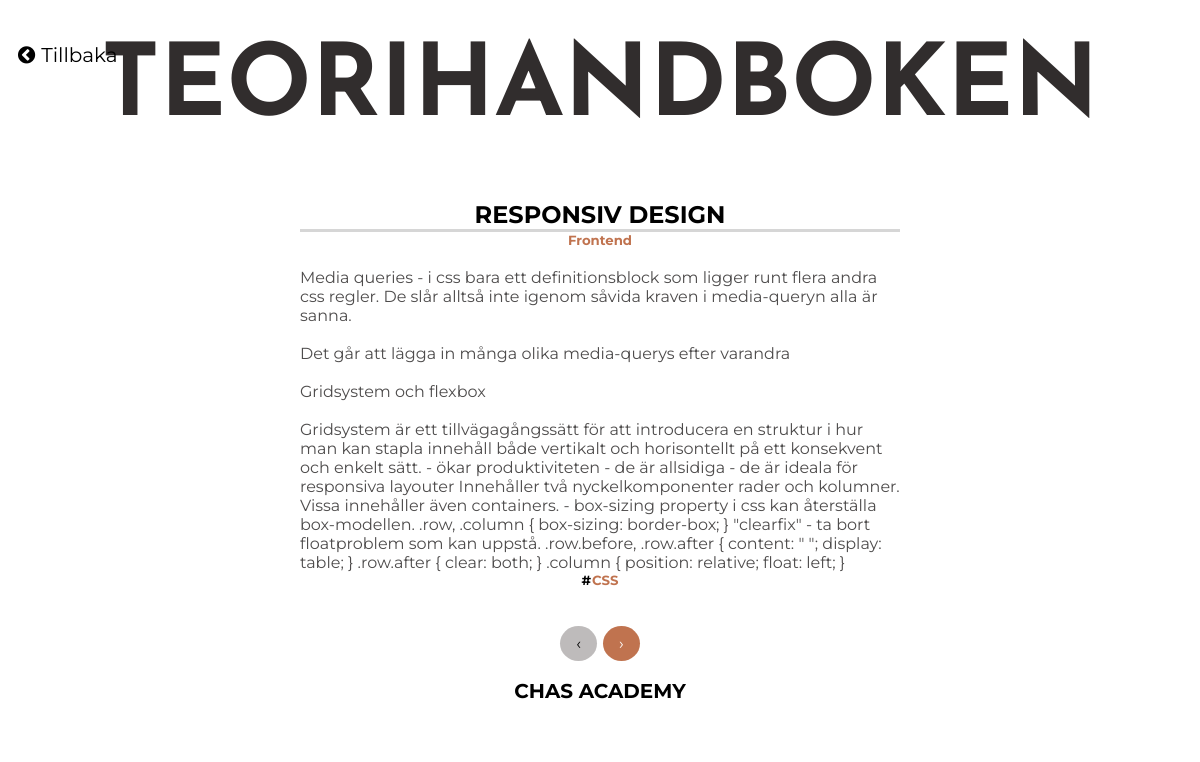
Page /posts/tags/2 on the committed database.
### tables this page shows
CREATE TABLE `posts` (
  `id` int(10) unsigned NOT NULL AUTO_INCREMENT,
  `title` varchar(100) NOT NULL,
  `body` longtext NOT NULL,
  `category` int(10) unsigned NOT NULL,
  PRIMARY KEY (`id`),
  KEY `category` (`category`),
  CONSTRAINT `posts_ibfk_2` FOREIGN KEY (`category`) REFERENCES `categories` (`category_id`) ON UPDATE CASCADE
);

CREATE TABLE `categories` (
  `category_id` int(10) unsigned NOT NULL,
  `category_name` varchar(50) NOT NULL,
  PRIMARY KEY (`category_id`)
);

CREATE TABLE `tags` (
  `tag_id` int(10) unsigned NOT NULL,
  `tag_name` varchar(30) NOT NULL,
  PRIMARY KEY (`tag_id`)
);

### src/Controllers/AbstractController.php (called while the page is built, shortened)
<?php
abstract class AbstractController
{
    protected function render(string $templates, array $params): string
    {
        extract($params);
        include $templates;
        $renderedView = ob_get_clean();
        return $renderedView;
    }
}

### src/Controllers/PostController.php (called while the page is built, shortened)
<?php
class PostController extends AbstractController
{
    public function getPostsByTag($id)
    {
            $postModel = new PostModel;
            $posts = $postModel->getByTag($id);
            $properties = [
                'posts' => $posts
            ];
            return $this->render('views/posts.php', $properties);
    }
}

### src/Core/router.php (called while the page is built, shortened)
<?php
class Router {
    private $routeMap;
    private static $regexPatters = [
        'number' => '\d+',
        'string' => '\w'
    ];
    public function __construct() {
        $json = file_get_contents(__DIR__ . '/../../Config/routes.json');
        $this->routeMap = json_decode($json, true);
    }
    public function route(Request $request): string
    {
        $path = $request->getPath();
        foreach ($this->routeMap as $route => $info) {
            $regexRoute = $this->getRegexRoute($route, $info);
            if (preg_match("@^/$regexRoute$@", $path)) {
                return $this->executeController($route, $path, $info, $request);
            }
        }
         $errorController = new ErrorController($request);
         return $errorController->notFound();
    }
    private function getRegexRoute(string $route, array $info): string {
        if (isset($info['params'])) {
            foreach ($info['params'] as $name => $type) {
                $route = str_replace(':' . $name, self::$regexPatters[$type], $route);
            }
        }
        return $route;
    }
    private function executeController(
        string $route,
        string $path,
        array $info,
        Request $request
    ): string {
        $controller = new $controllerName($request);
        $params = $this->extractParams($route, $path);
        return call_user_func_array([$controller, $info['method']], $params);
    }
    private function extractParams(string $route, string $path): array {
        $params = [];
        $pathParts  = explode('/', $path);
        $routeParts = explode('/', $route);
        foreach ($routeParts as $key => $routePart) {
            if (strpos($routePart, ':') === 0) {
                $name = substr($routePart, 1);
                $params[$name] = $pathParts[$key+1];
            }
        }
        return $params;
    }
}

### src/Utils/singleton.php (called while the page is built, shortened)
<?php
    abstract class Singleton
    {
        private static $instances = array();
        public static function getInstance()
        {
            $class = get_called_class();
            if (!isset(self::$instances[$class])) {
                self::$instances[$class] = new static();
            }
            return self::$instances[$class];
        }
    }

### src/Core/config.php (called while the page is built, shortened)
<?php
    class Config extends Singleton
    {
        private $data;
        protected function __construct()
        {
            $json = file_get_contents(__DIR__ . '/../../config/app.json');
            $this->data = json_decode($json, true);
        }
        public function get($key)
        {
            return $this->data[$key];
        }
    }

### src/Core/connection.php (called while the page is built, shortened)
<?php
    class Connection extends Singleton
    {
        protected function __construct()
        {
            try {
                $config = Config::getInstance()->get('db');
                $this->handler = new PDO(
                    $config['dsn'],
                    $config['user'],
                    $config['password']
                );
            } catch (PDOException $e) {
                echo $e->getMessage();
            }
        }
    }

### src/Models/AbstractModel.php (called while the page is built, shortened)
<?php
abstract class AbstractModel {
    public function __construct() {
        $this->db = Connection::getInstance()->handler;
    }
}

### src/Models/PostModel.php (called while the page is built, shortened)
<?php
class PostModel extends AbstractModel
{
    public function getTagsForPostId(int $id)
    {
        try {
            $query = 'SELECT t.tag_name, t.tag_id
            FROM tags t
            LEFT JOIN post_tags pt ON pt.tags_id = t.tag_id
            LEFT JOIN posts p ON p.id = pt.posts_id
            WHERE pt.posts_id = :id';
            $statement = $this->db->prepare($query);
            $statement->bindValue(':id', $id, PDO::PARAM_INT);
            $statement->execute();
            $tags = $statement->fetchAll(PDO::FETCH_ASSOC);
            return $tags;
        } catch (Exception $e) {
            echo $e->getMessage();
            die();
        }
    }
    public function getByTag($id): array
    {
        try {
            $query = 'SELECT p.id, p.title, p.body, p.category, c.category_name, t.tag_name, t.tag_id
             FROM posts p
             LEFT JOIN post_tags pt ON p.id = pt.posts_id
             LEFT JOIN categories c ON c.category_id = p.category
             LEFT JOIN tags t ON pt.tags_id = t.tag_id
             WHERE tags_id = :tags_id';
            $statement = $this->db->prepare($query);
            $statement->execute([':tags_id' => $id]);
            $posts = $statement->fetchAll(PDO::FETCH_CLASS, self::CLASSNAME);
            foreach ($posts as $post) {
                $post->setTags($this->getTagsForPostId($post->getId()));
            }
            return $posts;
        } catch (Exception $e) {
            echo $e->getMessage();
            die();
        }
    }
}

### src/Domain/Post.php (called while the page is built, shortened)
<?php
class Post {
    private $id;
    private $title;
    private $body;
    private $tags;
    private $category;
    public function getId(): int
    {
        return $this->id;
    }
    public function getTitle(): string
    {
        return $this->title;
    }
    public function getBody(): string
    {
        return $this->body;
    }
    public function getTags(): array
    {
        return $this->tags;
    }
    public function setTags(array $tags)
    {
        $this->tags = $tags;
    }
    public function getCategory(): int
    {
        return $this->category;
    }
}

### src/Core/request.php (called while the page is built, shortened)
<?php
class Request {
    private $path;
    public function __construct() {
        $this->path = explode('?', $_SERVER['REQUEST_URI'])[0];
    }
    public function getPath(): string {
        return $this->path;
    }
}

### views/posts.php (the view)
<section class="showPosts">
<div class="back">
    <a href="/" class="arrow"><i class="fa fa-chevron-circle-left"></i></a>
    <a href="/" class="arrow"<p> Tillbaka</p></a>
</div>
    <?php foreach ($posts as $post): ?>
        <article class="post">
            <h2 class="title"> <?php echo $post->getTitle();?> </h2>
            <h5> <a href="/posts/category/<?php echo $post->getCategory() ?>" class ="postCategory"><?php echo $post->category_name; ?></h5></a>
            <p class="body"> <?php echo $post->getBody(); ?> </p>
                <div class="postTags">
                    <?php foreach($post->getTags() as $tag): ?>
                        <h5> #<a href="/posts/tags/<?php echo $tag['tag_id']; ?>" class="taglinks"><?php echo $tag['tag_name']; ?></a></h5>
                    <?php endforeach ?>
                </div>
        </article>
    <?php endforeach ?>
</section>
<div class="pages">
    <a href="#" class="previous round">&#8249;</a>
    <a href="#" class="next round">&#8250;</a>
</div>

### index.php (shortened to what this page needs)
<?php
function autoloader($classname)
{
    $lastSlash = strpos($classname, '\\') + 1;
    $classname = substr($classname, $lastSlash);
    $directory = str_replace('\\', '/', $classname);
    $filename = __DIR__ . '/src/' . $directory . '.php';
}
$router = new Router();
$response = $router->route(new Request());
echo $response;
?>

### styles/style.css (style rules this page uses)
* { margin: 0; padding: 0; font-family: 'Montserrat', sans-serif; text-decoration: none; list-style: none; }
header { display: flex; align-items: baseline; justify-content: space-around; margin: auto; font-size: 25px; text-align: center; text-transform: uppercase; height: 100px; color: rgb(27, 26, 26); width: 100%; }
#logo { position: absolute; color: rgb(49, 45, 45); font-size: 100px; margin-top: 40px; font-family: 'Josefin Sans', sans-serif; font-weight: bold; }
footer { width: 100%; display: flex; height: 70px; background-color: rgba(255, 255, 255, 0.781); justify-content: center; }
footer > h5 { margin-top: 15px; text-transform: uppercase; font-size: 20px; }
.showPosts { width: 100%; background-color: rgb(255, 255, 255); margin-top: 100px; text-align: center; }
.post { width: 50%; margin: auto; text-align: center; min-height: 200px; }
.title { margin-top: 70px; border-bottom: 3px solid rgba(90, 88, 88, 0.247); text-transform: uppercase; }
.body { color: rgb(78, 76, 76); margin-top: 20px; min-height: 300px; text-align: start; width: 100%; word-wrap: break-word; }
.postTags { margin-bottom: 35px; }
.postCategory { text-align: center; color: rgb(192, 115, 79); }
.taglinks { margin-left: 1px; color: rgb(192, 115, 79); margin-bottom: 35px; }
.pages { display: flex; width: 100%; justify-content: center; }
.pages > a { text-decoration: none; display: inline-block; padding: 8px 16px; margin: 3px; }
.previous { background-color: #bebbbb; color: black; }
.next { background-color: rgb(192, 115, 79); color: white; }
.round { border-radius: 50%; }
.back { display: flex; margin-left: 15px; position: absolute; top: 40px; align-items: center; }
.arrow { color: black; margin: 3px; font-size: 20px; }

### rows in the picture
posts: id "TEORIHANDBOKEN CHAS ACADEMY", title "RESPONSIV DESIGN", category.category_name "Frontend", body "Media queries - i css bara ett definitionsblock som ligger runt flera andra css regler. De slår alltså inte igenom såvida kraven i media-queryn alla är sanna. Det går att lägga in många olika media-querys efter varandra Gridsystem och flexbox Gridsystem är ett tillvägagångssätt för att introducera en struktur i hur man kan stapla innehåll både vertikalt och horisontellt på ett konsekvent och enkelt sätt. - ökar produktiviteten - de är allsidiga - de är ideala för responsiva layouter Innehåller två nyckelkomponenter rader och kolumner. Vissa innehåller även containers. - box-sizing property i css kan återställa box-modellen. .row, .column { box-sizing: border-box; } \"clearfix\" - ta bort…"
tags: tag_name "CSS"
